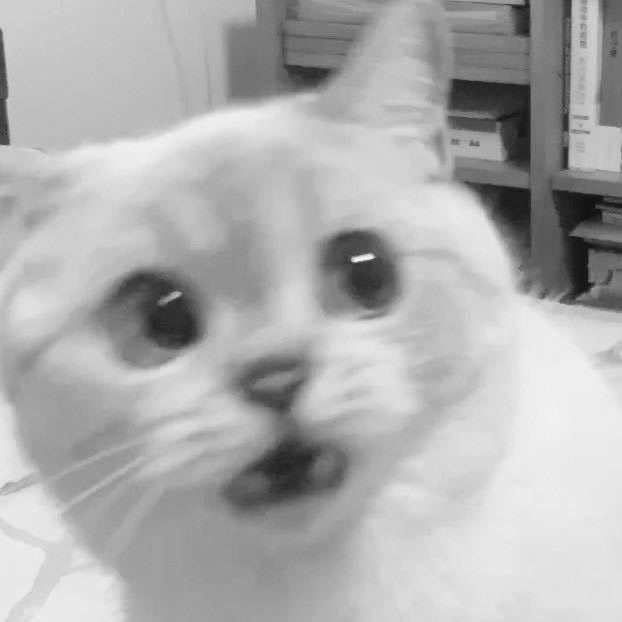
#> input picture 數位影像處理(李明穗)/hw4/SampleImage/sample1.png, 622 x 622 px
$ python 1_c.py
#> lines starting #> are read from the running program, lines starting #| are printed output that depends on the picture
import numpy as np
import cv2

img = cv2.imread("SampleImage/sample1.png",cv2.IMREAD_GRAYSCALE)
#> img is the input picture: shape (622, 622); min 13, max 254, mean 174.9

img2=np.zeros(img.shape, dtype=float)
img=img.astype(np.float64)
img=np.pad(img, ((1, 1), (1, 1)), 'edge')
#> img: shape (624, 624) float64

for i in range(1,img.shape[0]-1):
    for j in range(1,img.shape[1]-1):

        if img[i,j]<128:
            img2[i-1,j-1]=0
        else:
            img2[i-1,j-1]=255

        error=img[i,j]-img2[i-1,j-1]

        img[i,j+1]+=error*7/16
        img[i+1,j]+=error*5/16
        img[i+1,j+1]+=error*1/16
        img[i+1,j-1]+=error*3/16
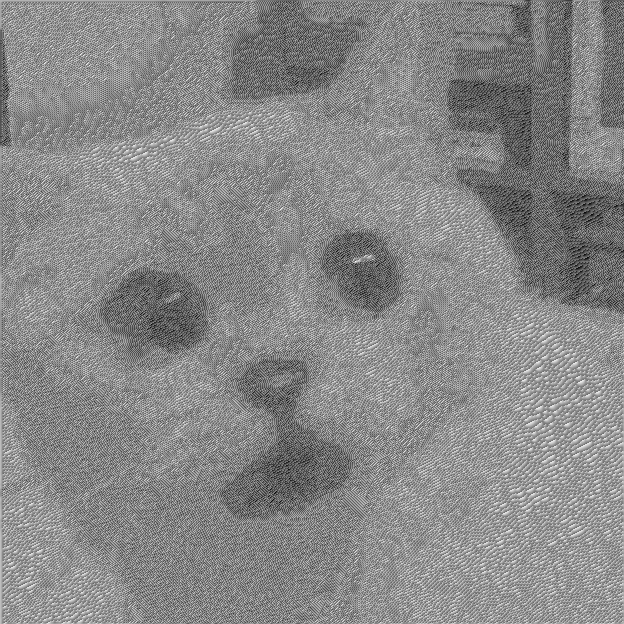
#> img: shape (624, 624) float64; min -27.8, max 305.2, mean 150.8; drawn with min black and max white
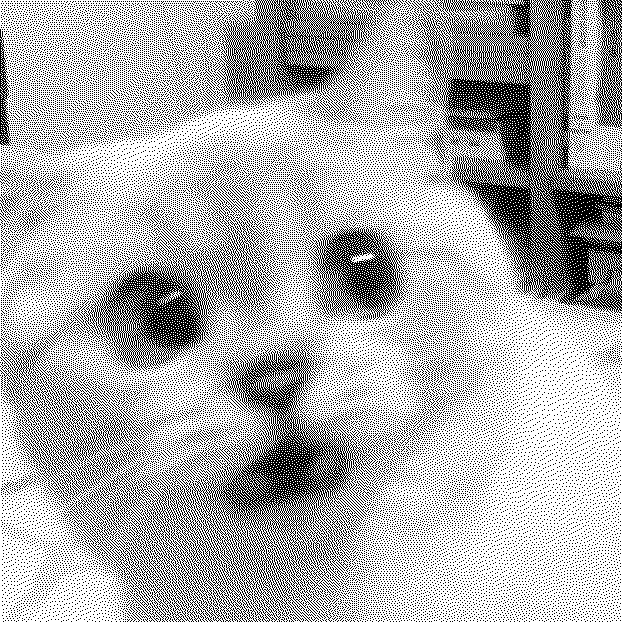
#> img2: shape (622, 622) float64; 68.6% white; black in thin lines or dots

cv2.imwrite("result3.png",img2)

img = cv2.imread("SampleImage/sample1.png",cv2.IMREAD_GRAYSCALE)

img2=np.zeros(img.shape, dtype=float)
img=img.astype(np.float64)
img=np.pad(img, ((2, 2), (2, 2)), 'edge')
#> img: shape (626, 626) float64

for i in range(2,img.shape[0]-2):
    for j in range(2,img.shape[1]-2):

        if img[i,j]<128:
            img2[i-2,j-2]=0
        else:
            img2[i-2,j-2]=255

        error=img[i,j]-img2[i-2,j-2]

        img[i,j+1]+=error*7/48
        img[i,j+2]+=error*5/48
        img[i+1,j-2]+=error*3/48
        img[i+1,j-1]+=error*5/48
        img[i+1,j]+=error*7/48
        img[i+1,j+1]+=error*5/48
        img[i+1,j+2]+=error*3/48
        img[i+2,j-2]+=error*1/48
        img[i+2,j-1]+=error*3/48
        img[i+2,j]+=error*5/48
        img[i+2,j+1]+=error*3/48
        img[i+2,j+2]+=error*1/48
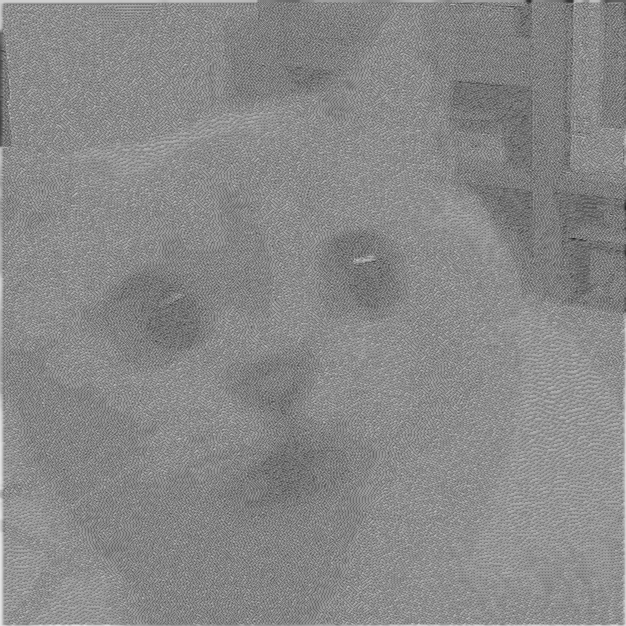
#> img: shape (626, 626) float64; min 29.57, max 230.7, mean 136.6
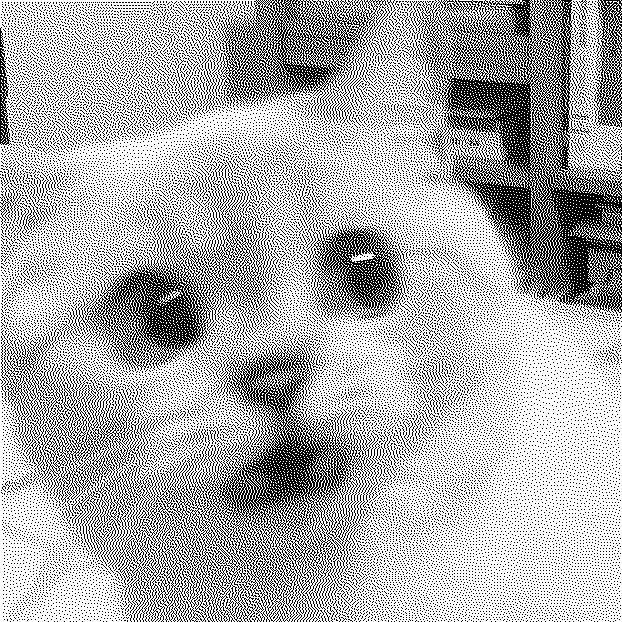
#> img2: shape (622, 622) float64; 68.6% white; black in thin lines or dots

cv2.imwrite("result4.png",img2)
'''
img = cv2.imread("SampleImage/sample1.png",cv2.IMREAD_GRAYSCALE)

img2=np.zeros(img.shape, dtype=float)
img=img.astype(np.float64)
img=np.pad(img, ((2, 2), (2, 2)), 'edge')

for i in range(2,img.shape[0]-2):
    for j in range(2,img.shape[1]-2):

        if img[i,j]<128:
            img2[i-2,j-2]=0
        else:
            img2[i-2,j-2]=255

        error=img[i,j]-img2[i-2,j-2]

        img[i,j+1]+=error*8/32
        img[i,j+2]+=error*4/32
        img[i+1,j-2]+=error*2/32
        img[i+1,j-1]+=error*4/32
        img[i+1,j]+=error*8/32
        img[i+1,j+1]+=error*4/32
        img[i+1,j+2]+=error*2/32


cv2.imwrite("haha.png",img2)'''

$ run again, with 數位影像處理(李明穗)/hw4/SampleImage/sample2.png copied over 數位影像處理(李明穗)/hw4/SampleImage/sample1.png
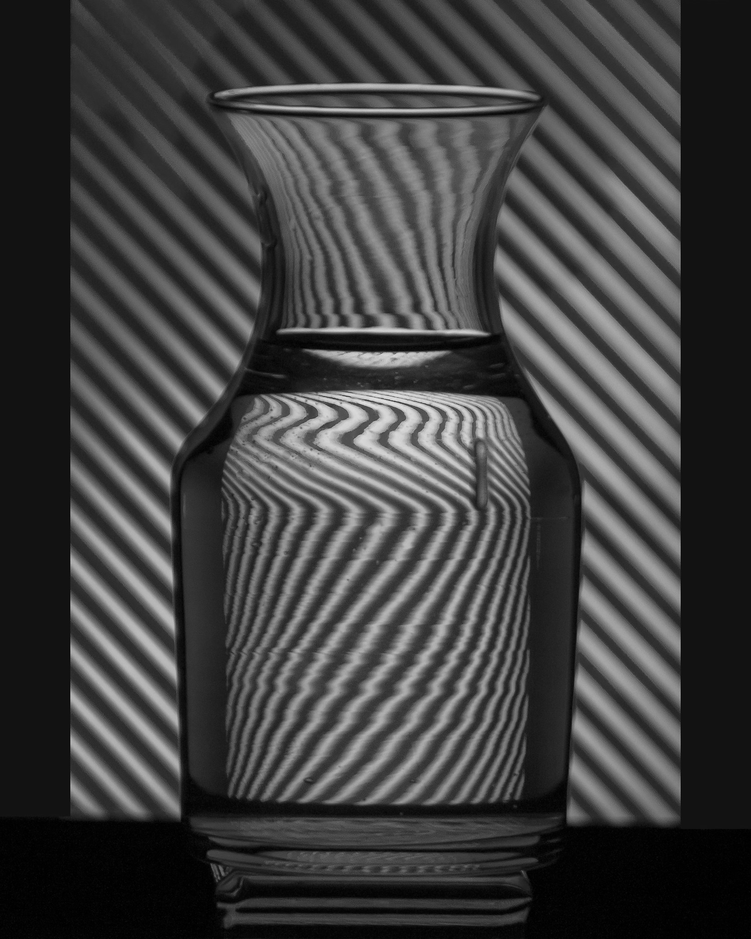
#> input picture 數位影像處理(李明穗)/hw4/SampleImage/sample2.png, 751 x 939 px, shrunk from 1639 x 2048 before the run
#> img is the input picture: shape (939, 751); min 0, max 228, mean 64.2
#> after the loop `for i in range(2,img.shape[0]-2):`:
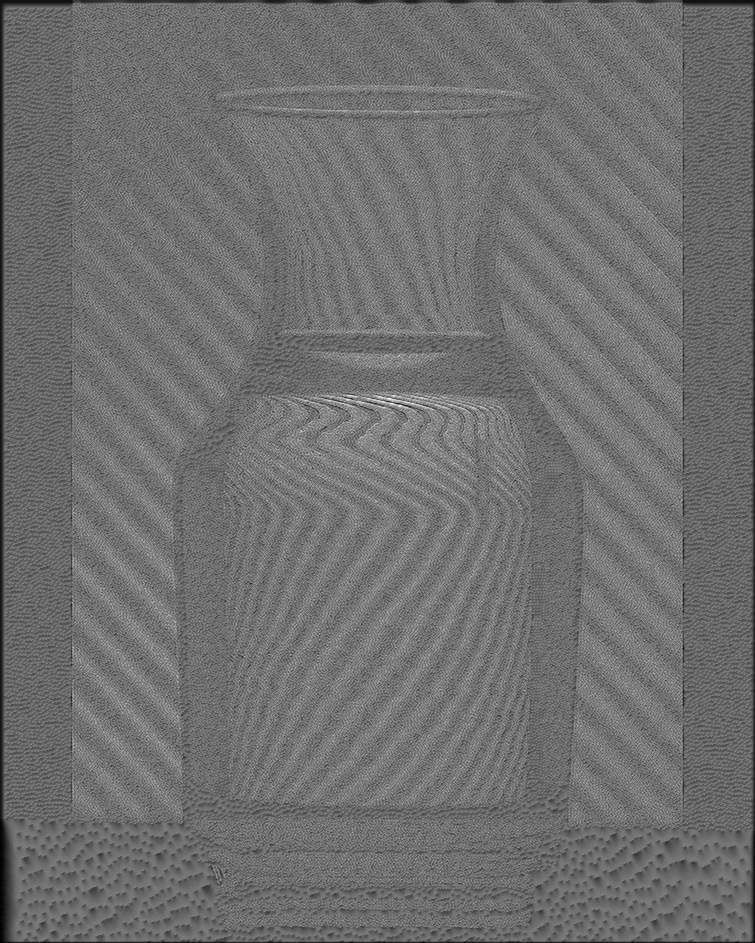
#> img: shape (943, 755) float64; min 0.182, max 263.6, mean 115.8; drawn with min black and max white
#> after the loop `for i in range(2,img.shape[0]-2):`:
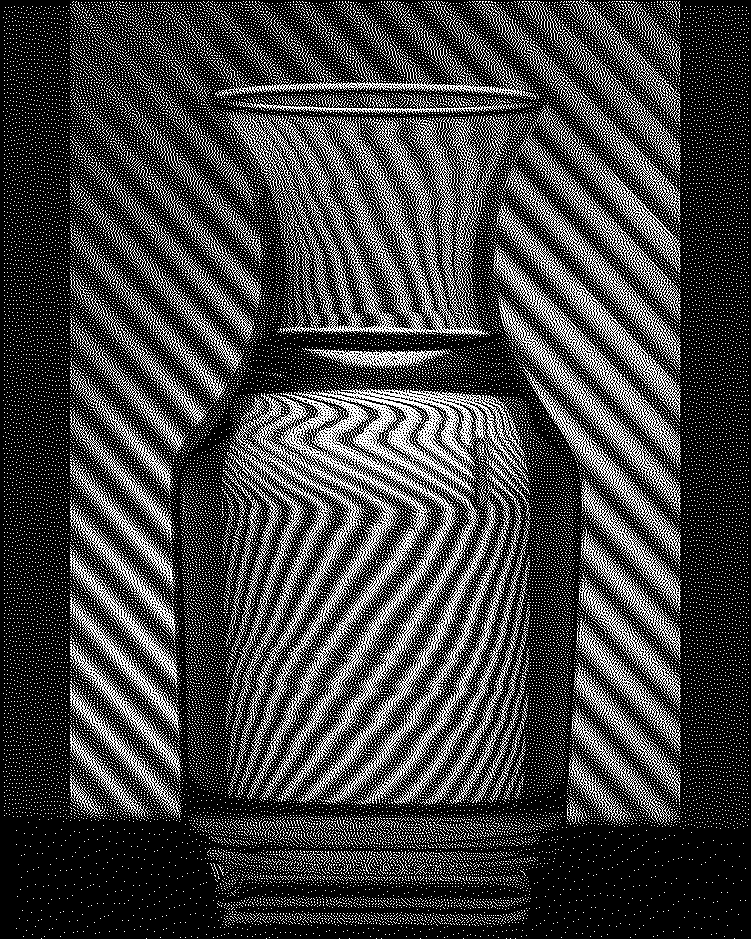
#> img2: shape (939, 751) float64; 25.1% white in thin lines or dots

$ run again, with 數位影像處理(李明穗)/hw4/SampleImage/sample3.png copied over 數位影像處理(李明穗)/hw4/SampleImage/sample1.png
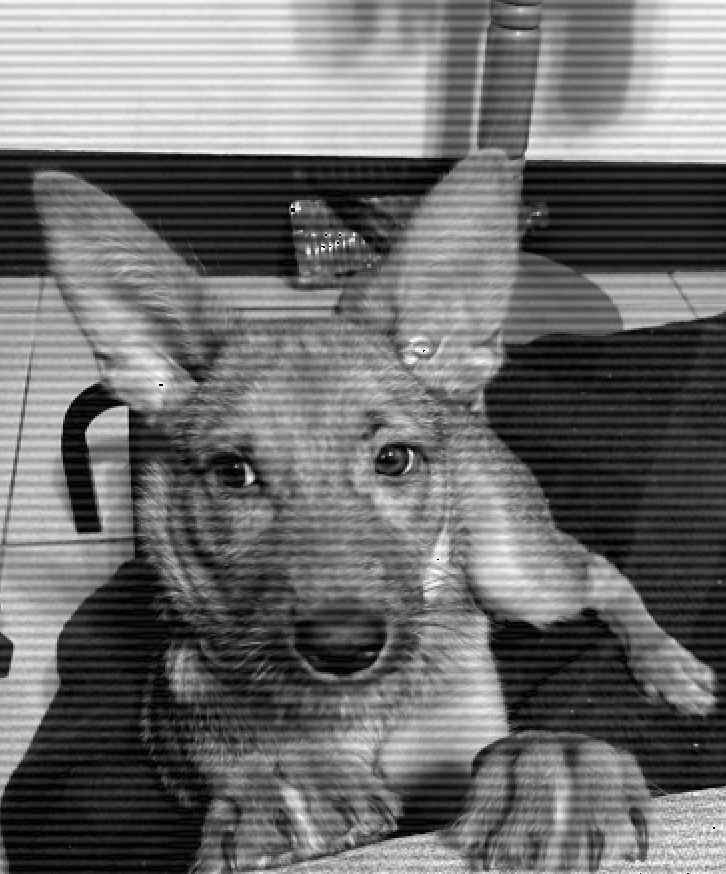
#> input picture 數位影像處理(李明穗)/hw4/SampleImage/sample3.png, 726 x 874 px
#> img is the input picture: shape (874, 726); min 0, max 255, mean 109.4
#> after the loop `for i in range(2,img.shape[0]-2):`:
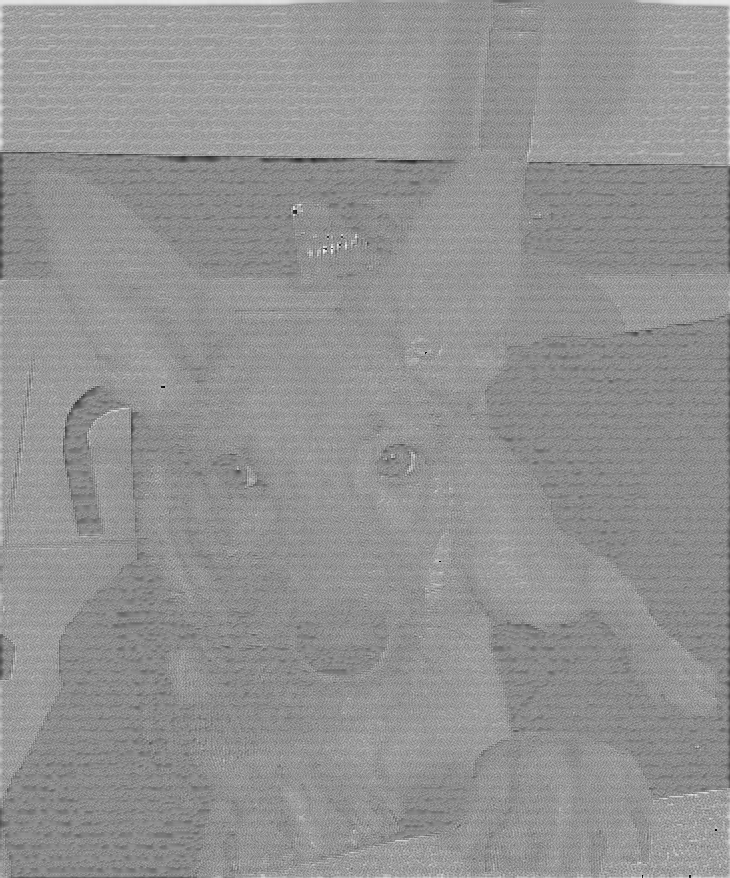
#> img: shape (878, 730) float64; min -94.49, max 287.2, mean 124.6; drawn with min black and max white
#> after the loop `for i in range(2,img.shape[0]-2):`:
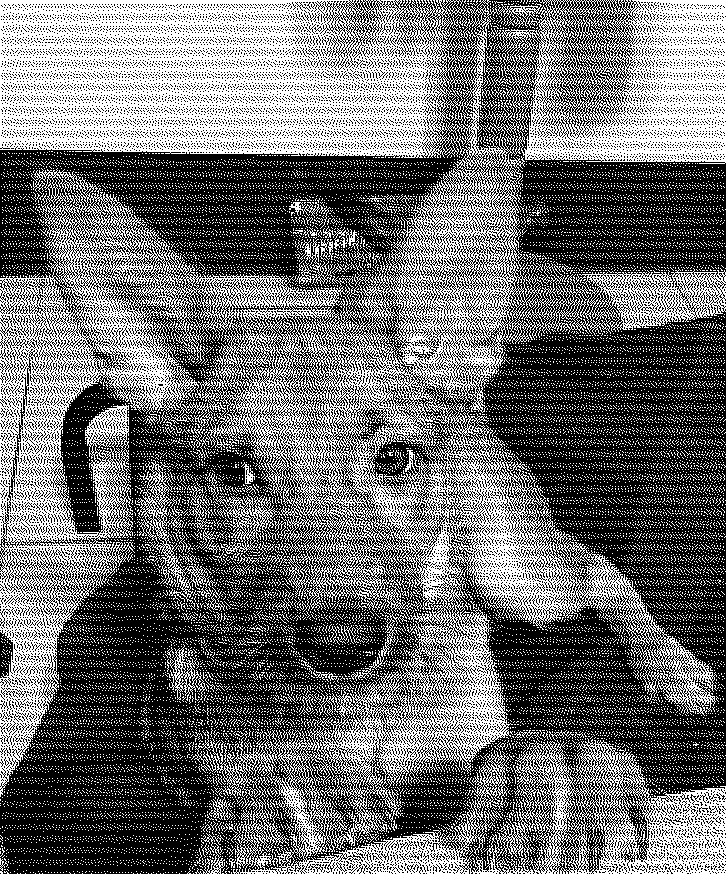
#> img2: shape (874, 726) float64; 42.9% white in thin lines or dots
